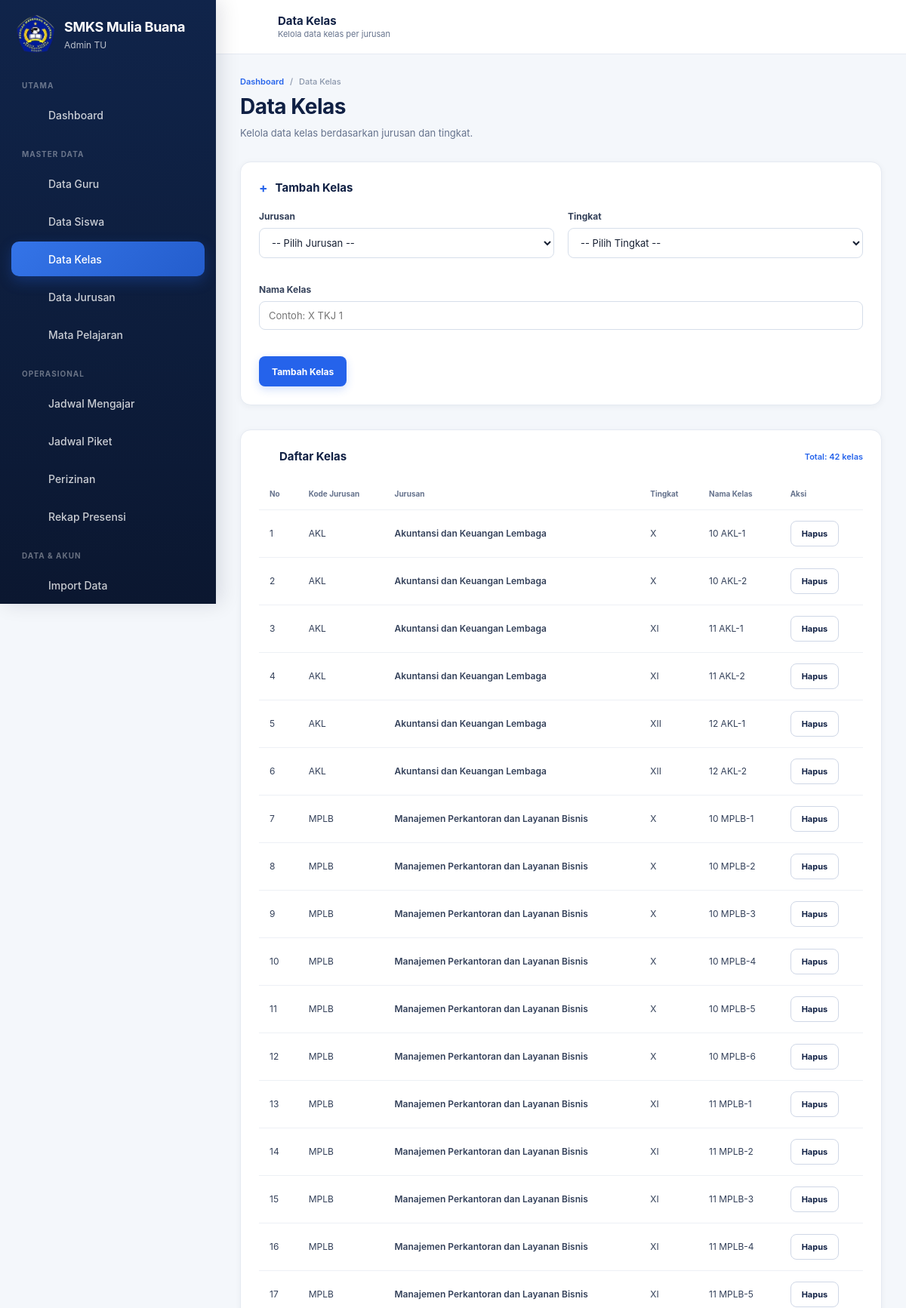
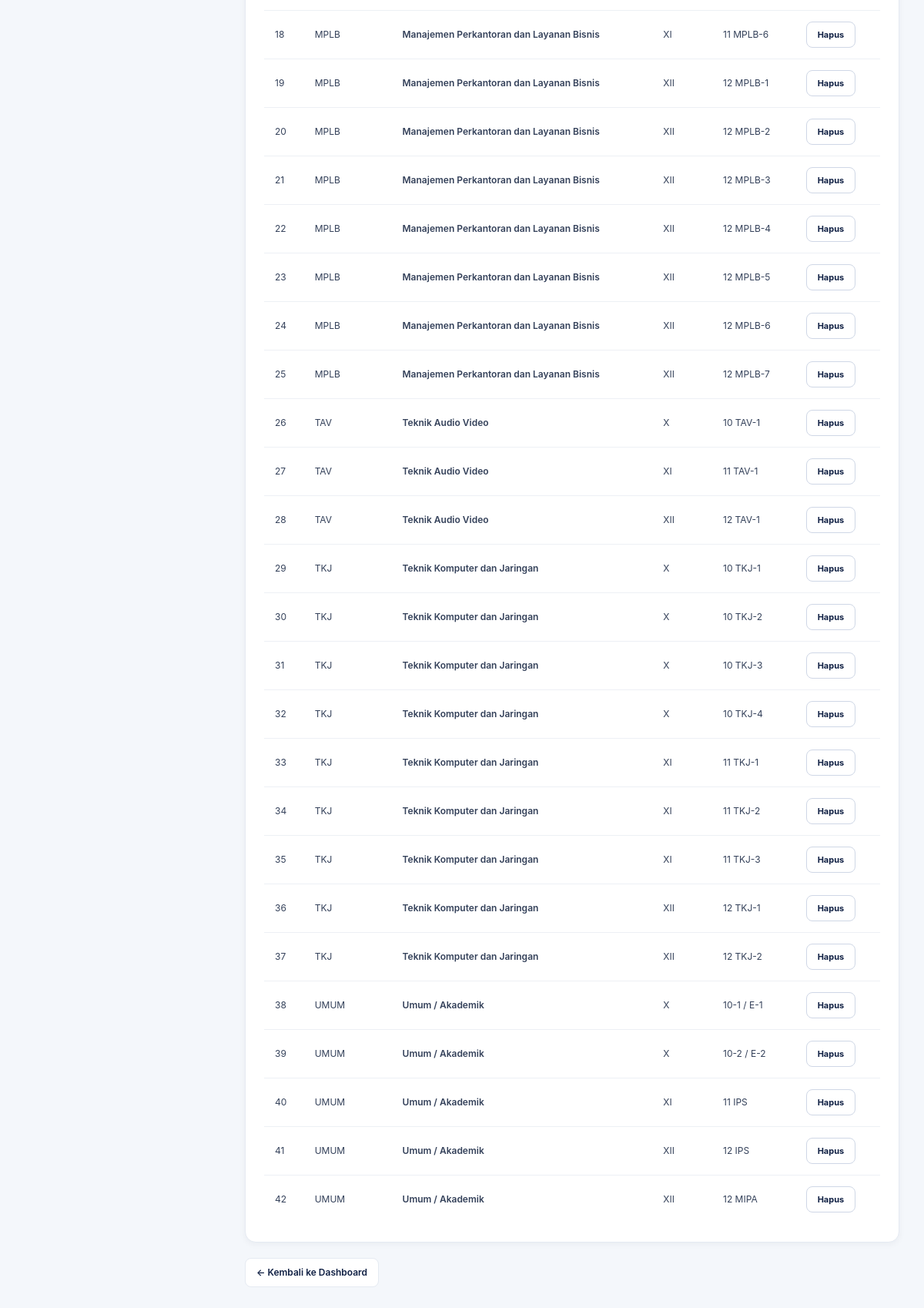
The app's page /admintu/kelas.php (signed in) with its own data (2 pictures, top to bottom).
### tables this page shows
CREATE TABLE `kelas` (
  `id` int(10) unsigned NOT NULL AUTO_INCREMENT,
  `jurusan_id` int(10) unsigned NOT NULL,
  `tingkat` enum('X','XI','XII') NOT NULL,
  `nama_kelas` varchar(50) NOT NULL,
  `created_at` timestamp NOT NULL DEFAULT current_timestamp(),
  PRIMARY KEY (`id`),
  KEY `fk_kelas_jurusan` (`jurusan_id`),
  CONSTRAINT `fk_kelas_jurusan` FOREIGN KEY (`jurusan_id`) REFERENCES `jurusan` (`id`) ON UPDATE CASCADE
);

CREATE TABLE `jurusan` (
  `id` int(10) unsigned NOT NULL AUTO_INCREMENT,
  `kode_jurusan` varchar(20) NOT NULL,
  `nama_jurusan` varchar(100) NOT NULL,
  `created_at` timestamp NOT NULL DEFAULT current_timestamp(),
  PRIMARY KEY (`id`),
  UNIQUE KEY `kode_jurusan` (`kode_jurusan`)
);

### admintu/kelas.php (the view, shortened to what this page needs)
<?php
require_once __DIR__ . '/../config/database.php';
require_once __DIR__ . '/../config/helpers.php';
$stmt = $pdo->query("
    SELECT
        id,
        kode_jurusan,
        nama_jurusan
    FROM jurusan
    ORDER BY
        nama_jurusan ASC
");
$daftarJurusan = $stmt->fetchAll();
$stmt = $pdo->query("
    SELECT
        k.id,
        k.jurusan_id,
        k.tingkat,
        k.nama_kelas,
        j.kode_jurusan,
        j.nama_jurusan
    FROM kelas k
    INNER JOIN jurusan j
        ON j.id = k.jurusan_id
    ORDER BY
        j.nama_jurusan ASC,
        CASE k.tingkat
            WHEN 'X' THEN 1
            WHEN 'XI' THEN 2
            WHEN 'XII' THEN 3
            ELSE 4
        END,
        k.nama_kelas ASC
");
$daftarKelas = $stmt->fetchAll();
?>
<!DOCTYPE html>
<html lang="id">
<head>
    <link
        rel="stylesheet"
        href="../assets/css/style.css"
    >
</head>
<body>
<div class="app-shell">
    <?php include __DIR__ . '/partials/sidebar.php'; ?>
    <div class="app-main">
        <?php include __DIR__ . '/partials/topbar.php'; ?>
        <main class="dashboard-content">
            <div class="dashboard-container">
                <div class="page-header">
                    <div class="breadcrumb">
                        <a href="dashboard.php">
                            Dashboard
                        </a>
                        <span>/</span>
                        <span>
                            Data Kelas
                        </span>
                    </div>
                    <h1 class="page-title">
                        Data Kelas
                    </h1>
                    <p class="page-description">
                        Kelola data kelas berdasarkan jurusan dan tingkat.
                    </p>
                </div>
                <div class="dashboard-card">
                    <div class="dashboard-card-header">
                        <h2 class="dashboard-card-title">
                            <span class="dashboard-card-title-icon">
                                +
                            </span>
                            Tambah Kelas
                        </h2>
                    </div>
                    <div class="dashboard-card-body">
                        <?php if (
                            empty($daftarJurusan)
                        ): ?>
                            <div class="alert alert-warning">
                                Belum ada jurusan.
                                <a
                                    href="jurusan.php"
                                    style="
                                        font-weight:700;
                                        text-decoration:underline;
                                    "
                                >
                                    Tambahkan jurusan terlebih dahulu.
                                </a>
                            </div>
                        <?php else: ?>
                            <form
                                method="POST"
                                autocomplete="off"
                            >
                                <div class="form-grid">
                                    <div class="form-group">
                                        <label
                                            for="jurusan_id"
                                            class="form-label"
                                        >
                                            Jurusan
                                        </label>
                                        <select
                                            name="jurusan_id"
                                            id="jurusan_id"
                                            required
                                        >
                                            <option value="">
                                                -- Pilih Jurusan --
                                            </option>
                                        </select>
                                    </div>
                                    <div class="form-group">
                                        <label
                                            for="tingkat"
                                            class="form-label"
                                        >
                                            Tingkat
                                        </label>
                                        <select
                                            name="tingkat"
                                            id="tingkat"
                                            required
                                        >
                                            <option value="">
                                                -- Pilih Tingkat --
                                            </option>
                                        </select>
                                    </div>
                                    <div class="form-group full">
                                        <label
                                            for="nama_kelas"
                                            class="form-label"
                                        >
                                            Nama Kelas
                                        </label>
                                        <input
                                            type="text"
                                            id="nama_kelas"
                                            name="nama_kelas"
                                            placeholder="Contoh: X TKJ 1"
                                            maxlength="50"
                                            required
                                        >
                                    </div>
                                </div>
                                <div class="form-actions">
                                    <button
                                        type="submit"
                                        name="tambah_kelas"
                                        class="btn btn-primary"
                                    >
                                        Tambah Kelas
                                    </button>
                                </div>
                            </form>
                        <?php endif; ?>
                    </div>
                </div>
                <div class="dashboard-card">
                    <div class="dashboard-card-header">
                        <h2 class="dashboard-card-title">
                            <span class="dashboard-card-title-icon">
                                <?= appIcon("kelas", "", 18) ?>
                            </span>
                            Daftar Kelas
                        </h2>
                        <div
                            class="dashboard-card-link"
                            style="cursor:default;"
                        >
                            Total:
                            <?= count($daftarKelas) ?>
                            kelas
                        </div>
                    </div>
                    <div class="dashboard-card-body">
                        <?php if (
                            empty($daftarKelas)
                        ): ?>
                            <div class="empty-state">
                                <div class="empty-state-icon">
                                    <?= appIcon("kelas", "", 48) ?>
                                </div>
                                <h3>
                                    Belum Ada Kelas
                                </h3>
                                <p>
                                    Belum ada data kelas yang terdaftar.
                                </p>
                            </div>
                        <?php else: ?>
                            <div class="schedule-table-wrap">
                                <table class="schedule-table">
                                    <thead>
                                        <tr>
                                            <th>
                                                No
                                            </th>
                                            <th>
                                                Kode Jurusan
                                            </th>
                                            <th>
                                                Jurusan
                                            </th>
                                            <th>
                                                Tingkat
                                            </th>
                                            <th>
                                                Nama Kelas
                                            </th>
                                            <th>
                                                Aksi
                                            </th>
                                        </tr>
                                    </thead>
                                    <tbody>
                                        <?php foreach (
                                            $daftarKelas
                                            as $index => $kelas
                                        ): ?>
                                            <tr>
                                                <td>
                                                    <?= $index + 1 ?>
                                                </td>
                                                <td>
                                                    <?= e(
                                                        $kelas[
                                                            'kode_jurusan'
                                                        ]
                                                    ) ?>
                                                </td>
                                                <td
                                                    class="schedule-subject"
                                                >
                                                    <?= e(
                                                        $kelas[
                                                            'nama_jurusan'
                                                        ]
                                                    ) ?>
                                                </td>
                                                <td>
                                                    <?= e(
                                                        $kelas[
                                                            'tingkat'
                                                        ]
                                                    ) ?>
                                                </td>
                                                <td>
                                                    <?= e(
                                                        $kelas[
                                                            'nama_kelas'
                                                        ]
                                                    ) ?>
                                                </td>
                                                <td>
                                                    <form
                                                        method="POST"
                                                        style="display:inline;"
                                                        onsubmit="return confirm('Hapus kelas <?= e(
                                                            $kelas['nama_kelas']
                                                        ) ?>?')"
                                                    >
                                                        <button
                                                            type="submit"
                                                            name="hapus_kelas"
                                                            class="btn btn-sm btn-outline"
                                                        >
                                                            Hapus
                                                        </button>
                                                    </form>
                                                </td>
                                            </tr>
                                        <?php endforeach; ?>
                                    </tbody>
                                </table>
                            </div>
                        <?php endif; ?>
                    </div>
                </div>
                <a
                    href="dashboard.php"
                    class="back-link"
                >
                    ← Kembali ke Dashboard
                </a>
            </div>
        </main>
    </div>
</div>
</body>
</html>

### records on screen
kelas: jurusan.kode_jurusan "AKL", jurusan.nama_jurusan "Akuntansi dan Keuangan Lembaga", tingkat "X", nama_kelas "10 AKL-1"
kelas: jurusan.kode_jurusan "AKL", jurusan.nama_jurusan "Akuntansi dan Keuangan Lembaga", tingkat "X", nama_kelas "10 AKL-2"
kelas: jurusan.kode_jurusan "AKL", jurusan.nama_jurusan "Akuntansi dan Keuangan Lembaga", tingkat "XI", nama_kelas "11 AKL-1"
kelas: jurusan.kode_jurusan "AKL", jurusan.nama_jurusan "Akuntansi dan Keuangan Lembaga", tingkat "XI", nama_kelas "11 AKL-2"
kelas: jurusan.kode_jurusan "AKL", jurusan.nama_jurusan "Akuntansi dan Keuangan Lembaga", tingkat "XII", nama_kelas "12 AKL-1"
kelas: jurusan.kode_jurusan "AKL", jurusan.nama_jurusan "Akuntansi dan Keuangan Lembaga", tingkat "XII", nama_kelas "12 AKL-2"
kelas: jurusan.kode_jurusan "MPLB", jurusan.nama_jurusan "Manajemen Perkantoran dan Layanan Bisnis", tingkat "X", nama_kelas "10 MPLB-1"
kelas: jurusan.kode_jurusan "MPLB", jurusan.nama_jurusan "Manajemen Perkantoran dan Layanan Bisnis", tingkat "X", nama_kelas "10 MPLB-2"
kelas: jurusan.kode_jurusan "MPLB", jurusan.nama_jurusan "Manajemen Perkantoran dan Layanan Bisnis", tingkat "X", nama_kelas "10 MPLB-3"
kelas: jurusan.kode_jurusan "MPLB", jurusan.nama_jurusan "Manajemen Perkantoran dan Layanan Bisnis", tingkat "X", nama_kelas "10 MPLB-4"
kelas: jurusan.kode_jurusan "MPLB", jurusan.nama_jurusan "Manajemen Perkantoran dan Layanan Bisnis", tingkat "X", nama_kelas "10 MPLB-5"
kelas: jurusan.kode_jurusan "MPLB", jurusan.nama_jurusan "Manajemen Perkantoran dan Layanan Bisnis", tingkat "X", nama_kelas "10 MPLB-6"
kelas: jurusan.kode_jurusan "MPLB", jurusan.nama_jurusan "Manajemen Perkantoran dan Layanan Bisnis", tingkat "XI", nama_kelas "11 MPLB-1"
kelas: jurusan.kode_jurusan "MPLB", jurusan.nama_jurusan "Manajemen Perkantoran dan Layanan Bisnis", tingkat "XI", nama_kelas "11 MPLB-2"
kelas: jurusan.kode_jurusan "MPLB", jurusan.nama_jurusan "Manajemen Perkantoran dan Layanan Bisnis", tingkat "XI", nama_kelas "11 MPLB-3"
kelas: jurusan.kode_jurusan "MPLB", jurusan.nama_jurusan "Manajemen Perkantoran dan Layanan Bisnis", tingkat "XI", nama_kelas "11 MPLB-4"
kelas: jurusan.kode_jurusan "MPLB", jurusan.nama_jurusan "Manajemen Perkantoran dan Layanan Bisnis", tingkat "XI", nama_kelas "11 MPLB-5"
kelas: jurusan.kode_jurusan "MPLB", jurusan.nama_jurusan "Manajemen Perkantoran dan Layanan Bisnis", tingkat "XI", nama_kelas "11 MPLB-6"
kelas: jurusan.kode_jurusan "MPLB", jurusan.nama_jurusan "Manajemen Perkantoran dan Layanan Bisnis", tingkat "XII", nama_kelas "12 MPLB-1"
kelas: jurusan.kode_jurusan "MPLB", jurusan.nama_jurusan "Manajemen Perkantoran dan Layanan Bisnis", tingkat "XII", nama_kelas "12 MPLB-2"
kelas: jurusan.kode_jurusan "MPLB", jurusan.nama_jurusan "Manajemen Perkantoran dan Layanan Bisnis", tingkat "XII", nama_kelas "12 MPLB-3"
kelas: jurusan.kode_jurusan "MPLB", jurusan.nama_jurusan "Manajemen Perkantoran dan Layanan Bisnis", tingkat "XII", nama_kelas "12 MPLB-4"
kelas: jurusan.kode_jurusan "MPLB", jurusan.nama_jurusan "Manajemen Perkantoran dan Layanan Bisnis", tingkat "XII", nama_kelas "12 MPLB-5"
kelas: jurusan.kode_jurusan "MPLB", jurusan.nama_jurusan "Manajemen Perkantoran dan Layanan Bisnis", tingkat "XII", nama_kelas "12 MPLB-6"
kelas: jurusan.kode_jurusan "MPLB", jurusan.nama_jurusan "Manajemen Perkantoran dan Layanan Bisnis", tingkat "XII", nama_kelas "12 MPLB-7"
kelas: jurusan.kode_jurusan "TAV", jurusan.nama_jurusan "Teknik Audio Video", tingkat "X", nama_kelas "10 TAV-1"
kelas: jurusan.kode_jurusan "TAV", jurusan.nama_jurusan "Teknik Audio Video", tingkat "XI", nama_kelas "11 TAV-1"
kelas: jurusan.kode_jurusan "TAV", jurusan.nama_jurusan "Teknik Audio Video", tingkat "XII", nama_kelas "12 TAV-1"
kelas: jurusan.kode_jurusan "TKJ", jurusan.nama_jurusan "Teknik Komputer dan Jaringan", tingkat "X", nama_kelas "10 TKJ-1"
kelas: jurusan.kode_jurusan "TKJ", jurusan.nama_jurusan "Teknik Komputer dan Jaringan", tingkat "X", nama_kelas "10 TKJ-2"
kelas: jurusan.kode_jurusan "TKJ", jurusan.nama_jurusan "Teknik Komputer dan Jaringan", tingkat "X", nama_kelas "10 TKJ-3"
kelas: jurusan.kode_jurusan "TKJ", jurusan.nama_jurusan "Teknik Komputer dan Jaringan", tingkat "X", nama_kelas "10 TKJ-4"
kelas: jurusan.kode_jurusan "TKJ", jurusan.nama_jurusan "Teknik Komputer dan Jaringan", tingkat "XI", nama_kelas "11 TKJ-1"
kelas: jurusan.kode_jurusan "TKJ", jurusan.nama_jurusan "Teknik Komputer dan Jaringan", tingkat "XI", nama_kelas "11 TKJ-2"
kelas: jurusan.kode_jurusan "TKJ", jurusan.nama_jurusan "Teknik Komputer dan Jaringan", tingkat "XI", nama_kelas "11 TKJ-3"
kelas: jurusan.kode_jurusan "TKJ", jurusan.nama_jurusan "Teknik Komputer dan Jaringan", tingkat "XII", nama_kelas "12 TKJ-1"
kelas: jurusan.kode_jurusan "TKJ", jurusan.nama_jurusan "Teknik Komputer dan Jaringan", tingkat "XII", nama_kelas "12 TKJ-2"
kelas: jurusan.kode_jurusan "UMUM", jurusan.nama_jurusan "Umum / Akademik", tingkat "X", nama_kelas "10-1 / E-1"
kelas: jurusan.kode_jurusan "UMUM", jurusan.nama_jurusan "Umum / Akademik", tingkat "X", nama_kelas "10-2 / E-2"
kelas: jurusan.kode_jurusan "UMUM", jurusan.nama_jurusan "Umum / Akademik", tingkat "XI", nama_kelas "11 IPS"
kelas: jurusan.kode_jurusan "UMUM", jurusan.nama_jurusan "Umum / Akademik", tingkat "XII", nama_kelas "12 IPS"
kelas: jurusan.kode_jurusan "UMUM", jurusan.nama_jurusan "Umum / Akademik", tingkat "XII", nama_kelas "12 MIPA"

### other values on screen
$grup "UTAMA"
$menu['label'] "Dashboard"
$grup "MASTER DATA"
$menu['label'] "Data Guru"
$menu['label'] "Data Siswa"
$menu['label'] "Data Kelas"
$menu['label'] "Data Jurusan"
$menu['label'] "Mata Pelajaran"
$grup "OPERASIONAL"
$menu['label'] "Jadwal Mengajar"
$menu['label'] "Jadwal Piket"
$menu['label'] "Perizinan"
$menu['label'] "Rekap Presensi"
$grup "DATA & AKUN"
$menu['label'] "Import Data"
